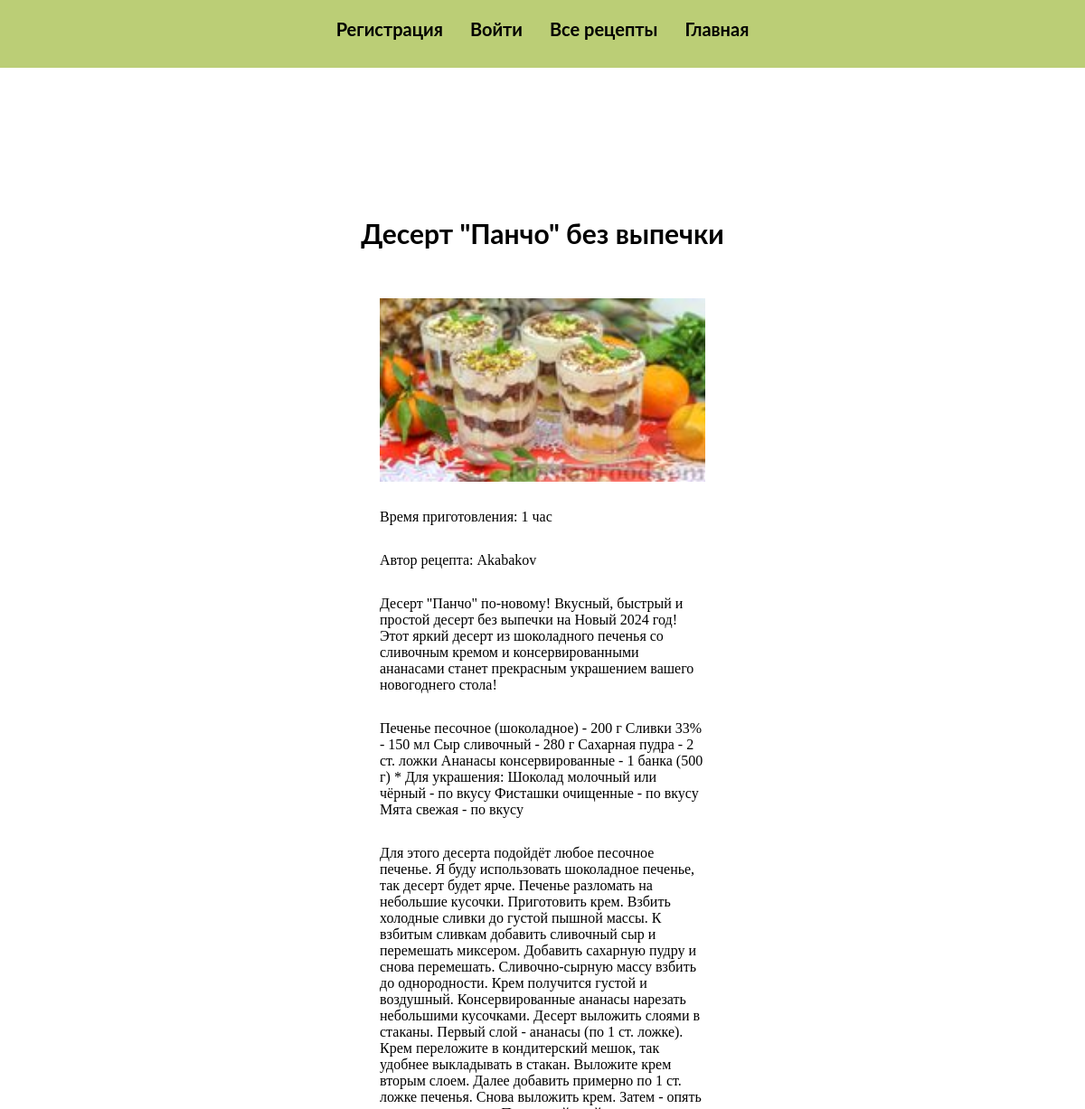
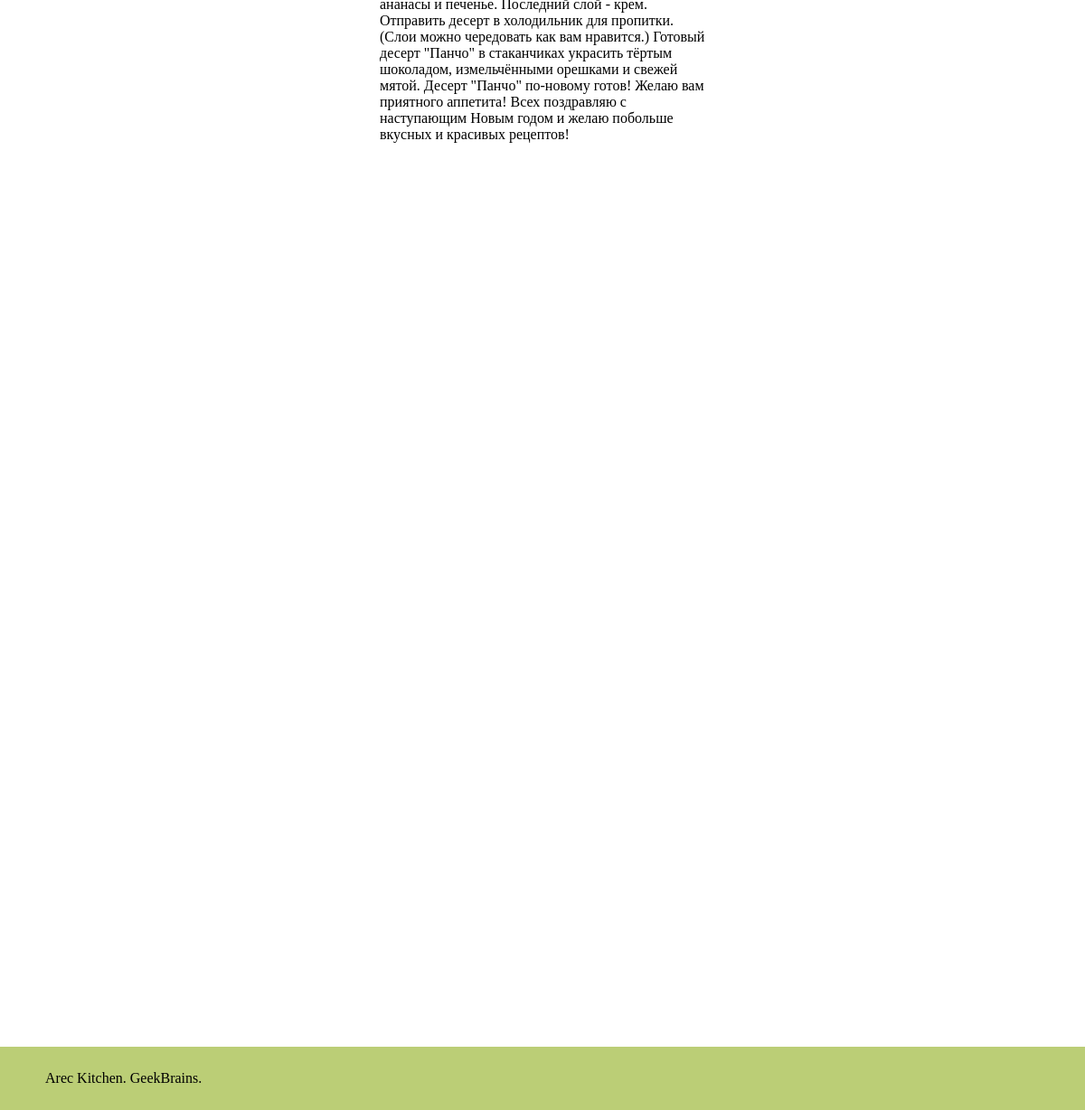
/res/recipe/5/, run on the app's committed database (2 pictures, top to bottom).
### res/models.py (models this page shows, shortened)
class Recipe(models.Model):
    recipe_name = models.CharField(max_length=100)
    description = models.CharField(max_length=500)
    products = models.TextField()
    steps = models.TextField()
    time = models.CharField(max_length=10)
    picture = models.ImageField(default=None, upload_to=settings.MEDIA_ROOT)
    reg_data = models.DateField(auto_now=True)
    author = models.ForeignKey(User, on_delete=models.CASCADE)
    category_name = models.ForeignKey(Category, on_delete=models.CASCADE)

### res/views.py (the view)
# urls.py: path('recipe/<int:pk>/', views.one_recipe, name='recipe'),
def one_recipe(request, pk):
    recipe = models.Recipe.objects.get(pk=pk)
    return render(request, 'res/recipe.html', {'recipe': recipe})

### res/templates/res/recipe.html (shortened to what this page needs)
{% extends 'res/index.html' %}
{% load static %}
{% block content %}
<section class="up">
    <h1 class="recipe_name">{{ recipe.recipe_name }}</h1>
</section>
<section class="one_recipe">
    <img src="{% static recipe.picture %}" class="recipe_picture"/>
    <div>Время приготовления: {{ recipe.time }}</div>
    <div>Автор рецепта: {{ recipe.author }}</div>
    <div>{{ recipe.description }}</div>
    <div>{{ recipe.products }}</div>
    <div>{{ recipe.steps }}</div>
</section>
{% endblock %}

### res/static/style.css (style rules this page uses)
body { margin: 0; }
h1, h3 { margin: 0; }
.up { display: grid; justify-content: center; grid-template-columns: auto; grid-template-rows: auto; margin-left: auto; margin-right: auto; margin-top: 65px; }
.recipe_name { color: #000; font-family: 'Lato'; font-size: 30px; font-style: normal; font-weight: 700; line-height: normal; margin-top: 100px; text-align: center; }
.recipe_picture { width: 360px; }
.one_recipe { display: grid; grid-template-columns: repeat(1, 360px); grid-template-rows: auto; max-width: 1600px; margin-left: auto; margin-right: auto; margin-top: 54px; gap: 30px; justify-content: center; }

### data on the page
Recipe: recipe_name "Десерт \"Панчо\" без выпечки", picture (picture), time "1 час", author "Akabakov", description "Десерт \"Панчо\" по-новому! Вкусный, быстрый и простой десерт без выпечки на Новый 2024 год! Этот яркий десерт из шоколадного печенья со сливочным кремом и консервированными ананасами станет прекрасным украшением вашего новогоднего стола!", products "Печенье песочное (шоколадное) - 200 г Сливки 33% - 150 мл Сыр сливочный - 280 г Сахарная пудра - 2 ст. ложки Ананасы консервированные - 1 банка (500 г) * Для украшения: Шоколад молочный или чёрный - по вкусу Фисташки очищенные - по вкусу Мята свежая - по вкусу", steps "Для этого десерта подойдёт любое песочное печенье. Я буду использовать шоколадное печенье, так десерт будет ярче. Печенье разломать на небольшие кусочки. Приготовить крем. Взбить холодные сливки до густой пышной массы. К взбитым сливкам добавить сливочный сыр и перемешать миксером. Добавить сахарную пудру и снова перемешать. Сливочно-сырную массу взбить до однородности. Крем получится густой и воздушный. Консервированные ананасы нарезать небольшими кусочками. Десерт выложить слоями в стаканы. Первый слой - ананасы (по 1 ст. ложке). Крем переложите в кондитерский мешок, так удобнее выкладывать в стакан. Выложите крем вторым слоем. Далее добавить примерно по 1 ст. ложке печенья. Снова…"
